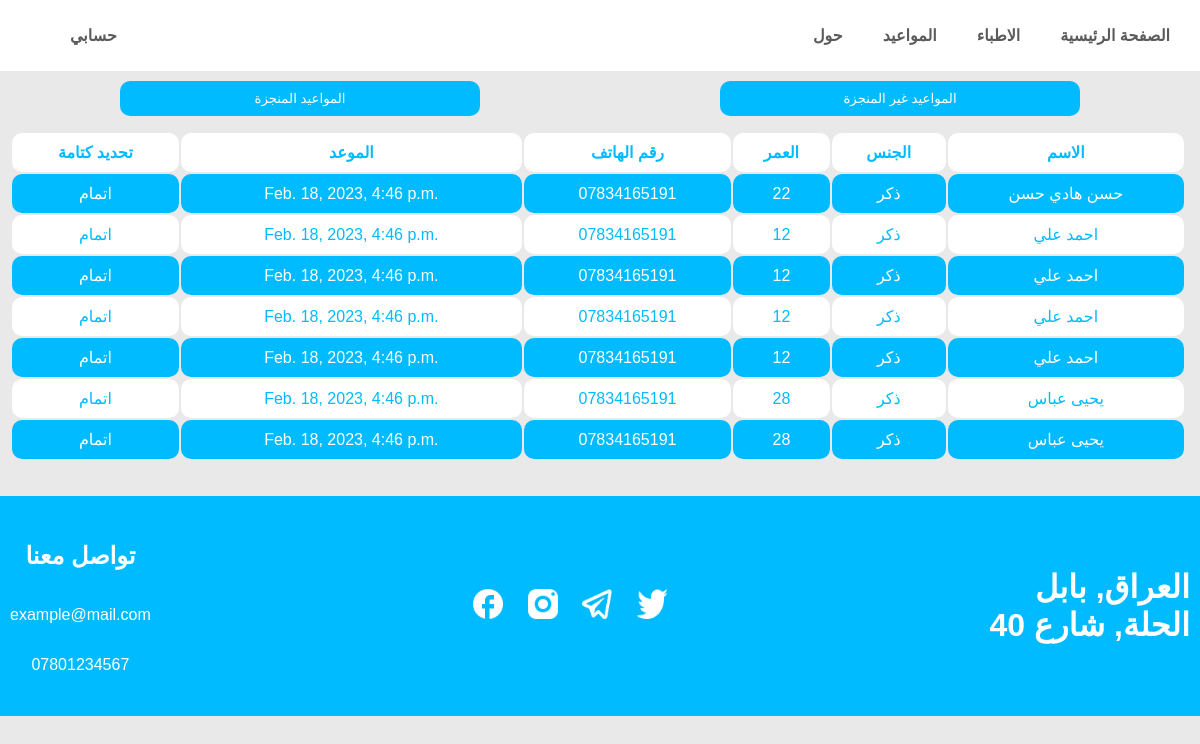
The app's page /profile/ (signed in) with its own data.
### appointment/models.py (models this page shows)
class Appointment(models.Model):
    name = models.CharField(max_length=255)
    phone = models.CharField(max_length=15)
    doctor = models.ForeignKey(User, related_name='Doctor', on_delete=models.CASCADE)
    age = models.PositiveSmallIntegerField()
    gender = models.CharField(max_length=6)
    datetime = models.DateTimeField()
    is_done = models.BooleanField(default=False, null=True, blank=True)
    note = models.TextField(null=True, blank=True)
    def __str__(self):
        return self.name

### appointment/views.py (the view)
# urls.py: path('profile/', profile_view, name='profile'),
def profile_view(request):
    user = get_user(request=request)
    is_done = request.GET.get('done')
    is_done = 0 if not is_done else is_done
    if user.is_superuser:
        appointments = Appointment.objects.filter(is_done=is_done).all()
    else:
        appointments = Appointment.objects.filter(doctor_id=user.id, is_done=is_done).all()
    is_done = True if is_done == '1' else False
    context = {
        'is_done': is_done,
        'appointments': appointments,
    }
    return render(request, 'profile.html', context)

### templates/profile.html (shortened to what this page needs)
{% extends 'index.html' %}
{% load static %}
{% block content %}
    <div style="min-height: 35vmax">
    <div class="my-appointment-buttons">
        <button class="my-appointment-buttons button" onclick="getDoneAppointmentsButton()">المواعيد المنجزة</button>
        <button class="my-appointment-buttons button" onclick="getUndoneAppointmentsButton()">المواعيد غير المنجزة</button>
    </div>
    <table class="my-appointments-page">
            <tr class="app-item">
                {% if not is_done %}
                    <th>تحديد كتامة</th>
                {% else %}
                    <th>الملاحظات</th>
                {% endif %}
                <th>الموعد</th>
                <th>رقم الهاتف</th>
                <th>العمر</th>
                <th>الجنس</th>
                <th>الاسم</th>
            </tr>
        {% for appointment in appointments %}
            <tr>
                {% if not is_done %}
                    <td><a class="my-appointments-page a" href={% url 'done' appointment.id%}>اتمام</a></td>
                {% else %}
                    <td><a class="my-appointments-page a" href="{% url 'note' appointment.id%}">عرض</a></td>
                {% endif %}
                <td>{{ appointment.datetime }}</td>
                <td>{{ appointment.phone }}</td>
                <td>{{ appointment.age }}</td>
                <td>{{ appointment.gender }}</td>
                <td>{{ appointment }}</td>
            </tr>
        {% endfor %}
        </table>
    </div>
{% endblock %}

### static/css/style.css (style rules this page uses)
body { background-color: #e9e9e9; font-family: 'Cairo', sans-serif; font-style: normal; max-height: max-content; margin: 0; display: block; height: 100%; }
.button { width: 125px; top: 23px; background: #00BBFF; border-radius: 10px; color: white; alignment: center; border: none; margin-bottom: 10px; padding: 10px 20px; text-decoration: none; font-family: 'Cairo', sans-serif; }
.my-appointments-page { border-collapse: separate; width: 98%; margin: 10px; }
.my-appointments-page td, th { border-radius: 10px; padding: 10px; text-align: center; }
.my-appointments-page tr:nth-child(even) ,p { color: white; background-color: #00BBFF; }
.my-appointments-page tr:nth-child(odd) ,.p { color: #00BBFF; background-color: white; }
.my-appointments-page tr:nth-child(even) a { color: white; text-decoration: none; }
.my-appointments-page tr:nth-child(odd) a { color: #00BBFF; text-decoration: none; }
.my-appointment-buttons { display: flex; flex-direction: row; justify-content: space-around; width: 100%; margin: 5px 0; }
.my-appointment-buttons .button { width: 30%; border: none; }

### records on screen
Appointment: datetime "Feb. 18, 2023, 4:46 p.m.", phone "07834165191", age "22", gender "ذكر", name "حسن هادي حسن"
Appointment: datetime "Feb. 18, 2023, 4:46 p.m.", phone "07834165191", age "12", gender "ذكر", name "احمد علي"
Appointment: datetime "Feb. 18, 2023, 4:46 p.m.", phone "07834165191", age "12", gender "ذكر", name "احمد علي"
Appointment: datetime "Feb. 18, 2023, 4:46 p.m.", phone "07834165191", age "12", gender "ذكر", name "احمد علي"
Appointment: datetime "Feb. 18, 2023, 4:46 p.m.", phone "07834165191", age "12", gender "ذكر", name "احمد علي"
Appointment: datetime "Feb. 18, 2023, 4:46 p.m.", phone "07834165191", age "28", gender "ذكر", name "يحيى عباس"
Appointment: datetime "Feb. 18, 2023, 4:46 p.m.", phone "07834165191", age "28", gender "ذكر", name "يحيى عباس"
